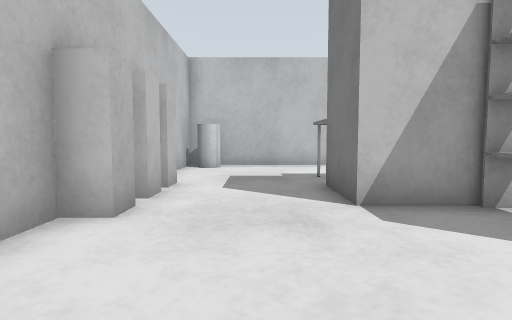
view 1 (above)

20 first-person views from a walk through a robot-simulator world made for Gazebo. The camera is 0.5 m above the floor, tilts 4° down and sees 80° across. The floor is counted in squares, 0.5 m on a side. Each view is taken from the middle of a square. On the plan, view 1 faces up. The plan holds only what a view shows up to about 12 squares ahead; the rest is blank.

view 2
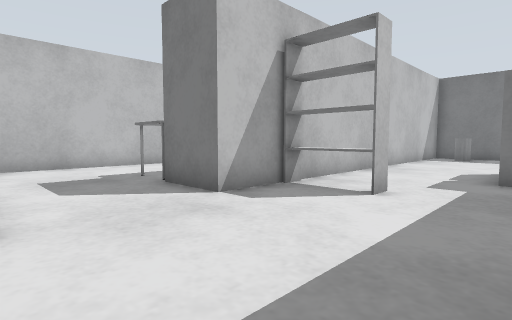

view 3
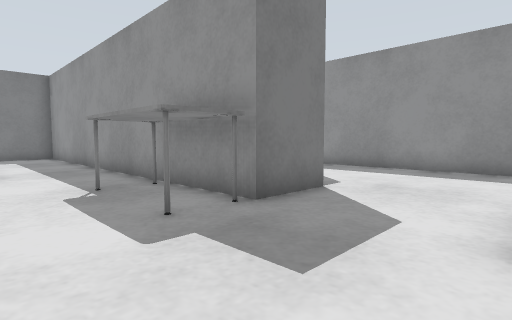

view 4
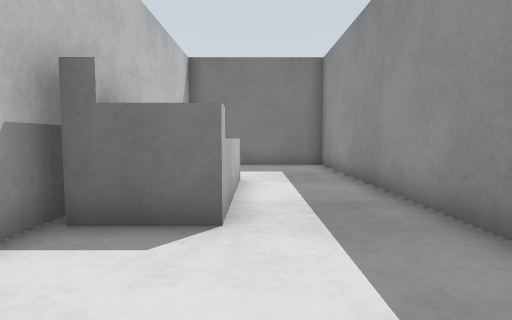

view 5
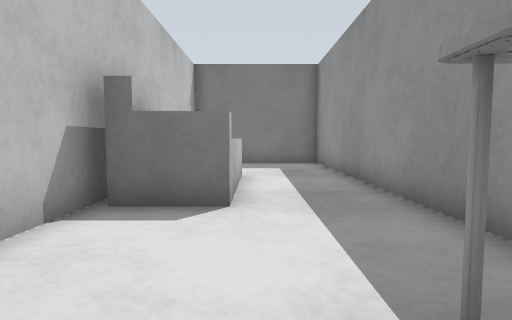

view 6
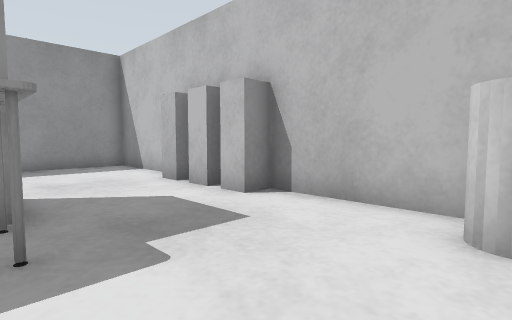

view 7
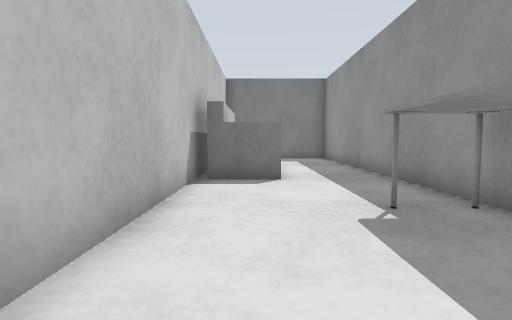

view 8
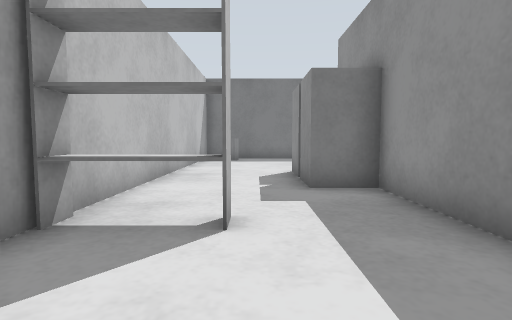

view 9
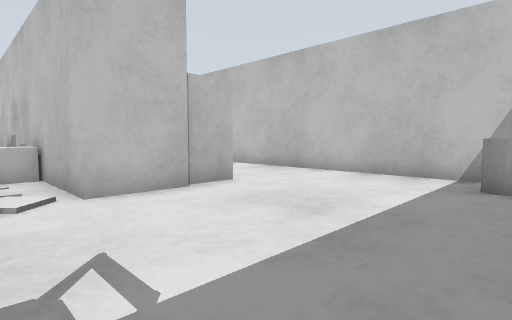

view 10
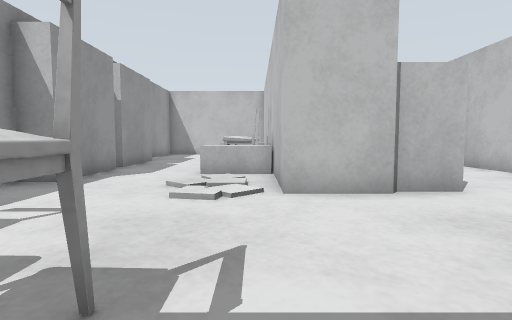

view 11
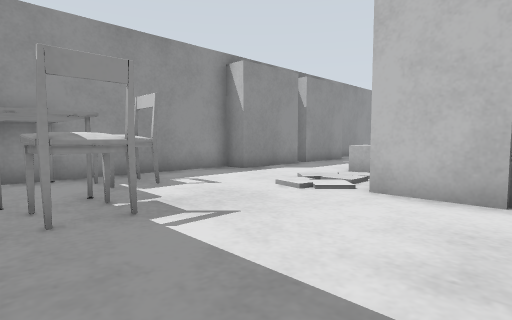

view 12
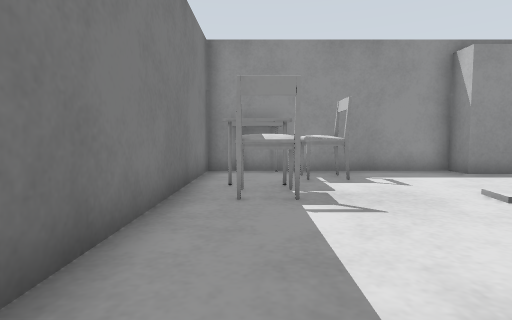

view 13
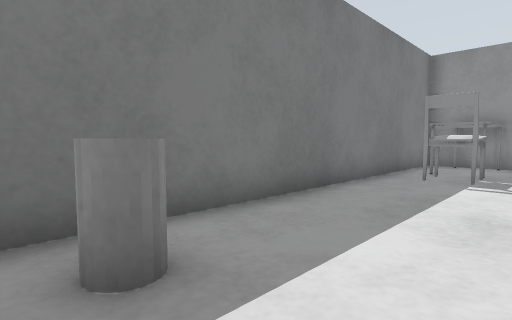

view 14
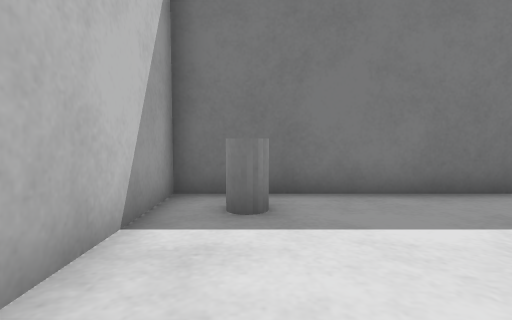

view 15
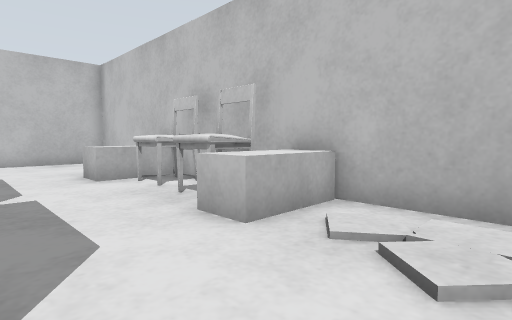

view 16
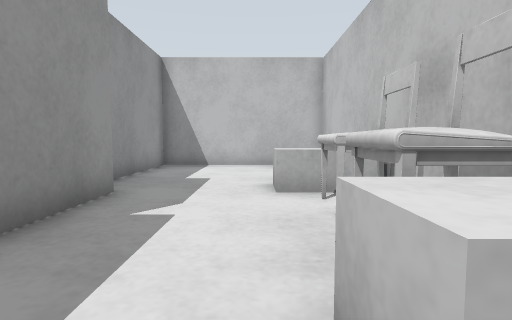

view 17
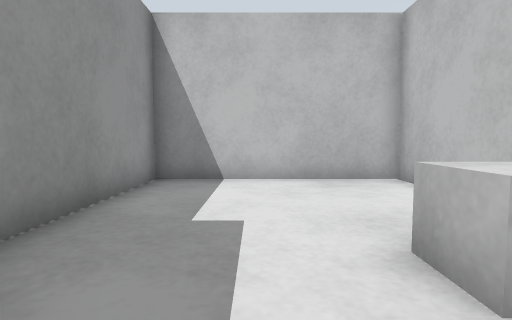

view 18
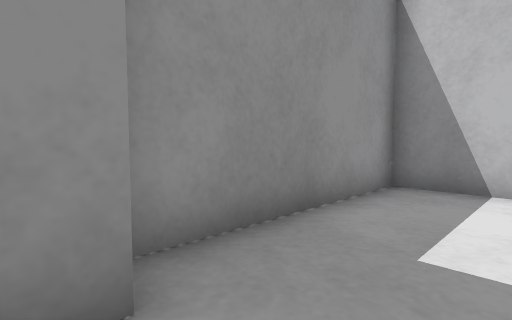

view 19
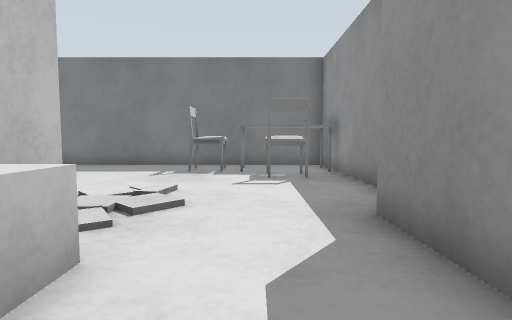

view 20
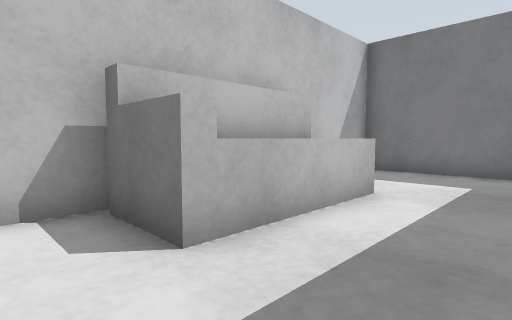

### Floor plan
Key: @ floor where view 1 was taken; # wall or solid block; . main floor; : floor 0.05 m higher than the main floor; = window, fence, low wall or low ledge.
Columns run from 5 left of view 1 to 16 right of it. Each row starts with its distance up from view 1.
 12   ####################
 11   #=.........####   .#
 10   #..........#===....#
  9   #..................#
  8   #....###...........#
  7   ##...###...........#
  6   ##...###############
  5   ##...###############
  4   ##.....#...........#
  3   #......#.........=.#
  2   #..................#
  1   #.........###......#
  0   #..@.....####......#
 -1   #############......#
 -2 ######      ###......#
 -3 #...  =####=.........#
 -4 #.....======...:...#.#
 -5 #.................=#.#
 -6 #.................=#.#
 -7 #................###.#
 -8 #......#######....=#.#
 -9 ########     #########

Where each view was taken, in squares from view 1:
view 1: 0 up, 0 right, facing up
view 2: 0 up, 2 left, facing up-right
view 3: 10 up, 2 left, facing down-right
view 4: 9 up, 4 right, facing right
view 5: 9 up, 3 right, facing right
view 6: 11 up, 2 right, facing down-left
view 7: 10 up, 0 right, facing right
view 8: 2 up, 0 right, facing right
view 9: 4 down, 15 right, facing up-left
view 10: 3 down, 15 right, facing left
view 11: 0 up, 15 right, facing down-left
view 12: 1 up, 14 right, facing down
view 13: 4 up, 12 right, facing down-right
view 14: 3 up, 10 right, facing right
view 15: 7 down, 9 right, facing up-left
view 16: 5 down, 7 right, facing left
view 17: 6 down, 3 right, facing left
view 18: 6 down, 2 right, facing down-left
view 19: 6 down, 4 right, facing right
view 20: 7 up, 6 right, facing up-right
